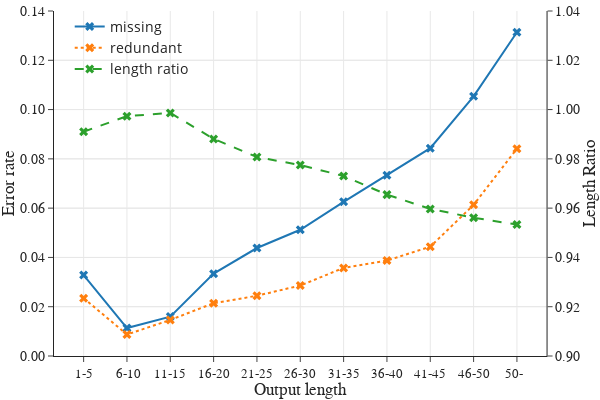
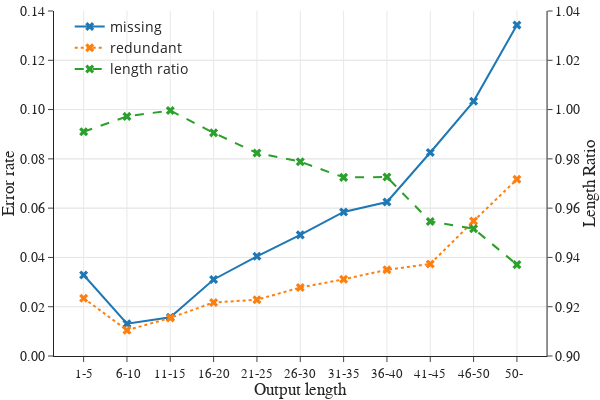
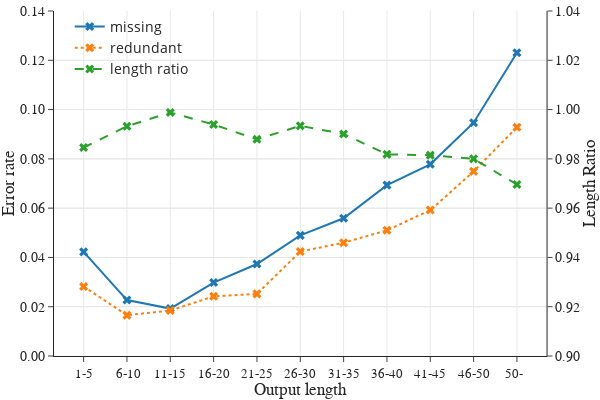
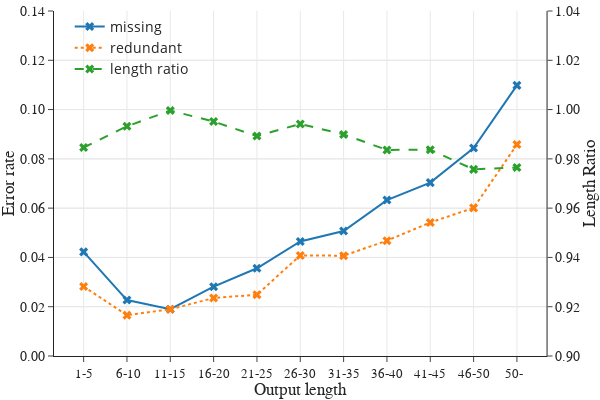

Notebook code for these charts, in order:
### Code cell
key = "Data_{}-Mode_base-Beam_{}-Split_test"
x = [' 1-5 ', ' 6-10', '11-15', '16-20', '21-25', '26-30', '31-35', '36-40', '41-45', '46-50', '50-  ']
for model in ["rand", "bart"]:
    for beam in [5, 512]:
        fig = make_subplots(specs=[[{"secondary_y": True}]])
        examples = examiner.experiments[key.format(model, beam)].cache['test-examples']
        preds = [e["D"] for e in examples]
        refs = [e["T"] if "T" in e else " ".join(e["C"]) for e in examples]
        ratio = compute_len_ratio(preds, refs)
        extra, miss = compute_extra_miss(preds, refs)
        print("{}, {}: miss {}\%, extra {}\%, ratio {}.".format(model, beam, round(miss*100, 2), round(extra*100, 2), round(ratio, 3)) )
        extras, misses, ratio = get_l2metrics(examples)

        fig.add_trace(go.Scatter(x=x, y=misses, name="missing".format(beam), line=dict(color=colors[0]), marker_symbol=markers[1], marker_size=8))
        fig.add_trace(go.Scatter(x=x, y=extras, name="redundant".format(beam), line=dict(color=colors[1], dash='dot'), marker_symbol=markers[1], marker_size=8))
        fig.add_trace(go.Scatter(x=x, y=ratio, name="length ratio".format(beam), line=dict(color=colors[2], dash='dash'), marker_symbol=markers[1], marker_size=8, yaxis="y2"))

        fig.update_layout(font_size=14)
        fig.update_layout(xaxis=dict(title=dict(text='Output length', standoff=3, font_family="Serif"), showgrid=True, showline=True, tickfont=dict(size=13, family="Serif")),
                          yaxis=dict(title=dict(text='Error rate', standoff=3, font_family="Serif"), tickfont=dict(family="Serif"), tickformat=".2f", showgrid=True, showline=True, range=[0, 0.14]),
                          yaxis2=dict(title=dict(text='Length Ratio', standoff=3, font_family="Serif"), tickfont=dict(family="Serif"), tickformat=".2f", showgrid=True, showline=True, range=[0.90, 1.04], anchor="x", overlaying="y", side="right")
                          )

        fig.update_layout(legend=dict(yanchor="top", xanchor="left", y=1, x=0.03, bgcolor='rgba(0,0,0,0)'))
        fig.update_layout(template="simple_white", width=600, height=400, margin=dict(l=5, r=5, t=5, b=5))
        fig.show()
        # fig.write_image(os.path.join(output, "unconstrained_{}_beam{}.pdf".format(model, beam)))

### Figure 1 — Plotly figure (JSON) as saved in the notebook; plotly's stock layout.template omitted (floating-point values rounded to 4 significant figures)
{"data": [{"line": {"color": "#1f77b4"}, "marker": {"size": 8, "symbol": 4}, "name": "missing", "x": [" 1-5 ", " 6-10", "11-15", "16-20", "21-25", "26-30", "31-35", "36-40", "41-45", "46-50", "50-  "], "y": [0.03286, 0.01134, 0.01598, 0.03342, 0.04382, 0.05124, 0.06256, 0.07338, 0.08433, 0.1054, 0.1314], "type": "scatter"}, {"line": {"color": "#ff7f0e", "dash": "dot"}, "marker": {"size": 8, "symbol": 4}, "name": "redundant", "x": [" 1-5 ", " 6-10", "11-15", "16-20", "21-25", "26-30", "31-35", "36-40", "41-45", "46-50", "50-  "], "y": [0.02347, 0.008726, 0.01463, 0.02144, 0.02445, 0.0286, 0.03575, 0.03871, 0.04435, 0.06134, 0.08413], "type": "scatter"}, {"line": {"color": "#2ca02c", "dash": "dash"}, "marker": {"size": 8, "symbol": 4}, "name": "length ratio", "x": [" 1-5 ", " 6-10", "11-15", "16-20", "21-25", "26-30", "31-35", "36-40", "41-45", "46-50", "50-  "], "y": [0.991, 0.9973, 0.9986, 0.9881, 0.9807, 0.9775, 0.973, 0.9655, 0.9597, 0.9561, 0.9533], "yaxis": "y2", "type": "scatter"}], "layout": {"xaxis": {"anchor": "y", "domain": [0.0, 0.94], "title": {"font": {"family": "Serif"}, "text": "Output length", "standoff": 3}, "tickfont": {"size": 13, "family": "Serif"}, "showgrid": true, "showline": true}, "yaxis": {"anchor": "x", "domain": [0.0, 1.0], "title": {"font": {"family": "Serif"}, "text": "Error rate", "standoff": 3}, "tickfont": {"family": "Serif"}, "tickformat": ".2f", "showgrid": true, "showline": true, "range": [0, 0.14]}, "yaxis2": {"anchor": "x", "overlaying": "y", "side": "right", "title": {"font": {"family": "Serif"}, "text": "Length Ratio", "standoff": 3}, "tickfont": {"family": "Serif"}, "tickformat": ".2f", "showgrid": true, "showline": true, "range": [0.9, 1.04]}, "font": {"size": 14}, "legend": {"yanchor": "top", "xanchor": "left", "y": 1, "x": 0.03, "bgcolor": "rgba(0,0,0,0)"}, "margin": {"l": 5, "r": 5, "t": 5, "b": 5}, "width": 600, "height": 400}}

### Figure 2 — Plotly figure (JSON) as saved in the notebook; plotly's stock layout.template omitted (floating-point values rounded to 4 significant figures)
{"data": [{"line": {"color": "#1f77b4"}, "marker": {"size": 8, "symbol": 4}, "name": "missing", "x": [" 1-5 ", " 6-10", "11-15", "16-20", "21-25", "26-30", "31-35", "36-40", "41-45", "46-50", "50-  "], "y": [0.03286, 0.01309, 0.01571, 0.03105, 0.04046, 0.04915, 0.05847, 0.0625, 0.08259, 0.1033, 0.1343], "type": "scatter"}, {"line": {"color": "#ff7f0e", "dash": "dot"}, "marker": {"size": 8, "symbol": 4}, "name": "redundant", "x": [" 1-5 ", " 6-10", "11-15", "16-20", "21-25", "26-30", "31-35", "36-40", "41-45", "46-50", "50-  "], "y": [0.02347, 0.01047, 0.01544, 0.02172, 0.02283, 0.0278, 0.03112, 0.03498, 0.03736, 0.05476, 0.07169], "type": "scatter"}, {"line": {"color": "#2ca02c", "dash": "dash"}, "marker": {"size": 8, "symbol": 4}, "name": "length ratio", "x": [" 1-5 ", " 6-10", "11-15", "16-20", "21-25", "26-30", "31-35", "36-40", "41-45", "46-50", "50-  "], "y": [0.991, 0.9972, 0.9996, 0.9906, 0.9824, 0.9789, 0.9725, 0.9726, 0.9546, 0.9517, 0.9371], "yaxis": "y2", "type": "scatter"}], "layout": {"xaxis": {"anchor": "y", "domain": [0.0, 0.94], "title": {"font": {"family": "Serif"}, "text": "Output length", "standoff": 3}, "tickfont": {"size": 13, "family": "Serif"}, "showgrid": true, "showline": true}, "yaxis": {"anchor": "x", "domain": [0.0, 1.0], "title": {"font": {"family": "Serif"}, "text": "Error rate", "standoff": 3}, "tickfont": {"family": "Serif"}, "tickformat": ".2f", "showgrid": true, "showline": true, "range": [0, 0.14]}, "yaxis2": {"anchor": "x", "overlaying": "y", "side": "right", "title": {"font": {"family": "Serif"}, "text": "Length Ratio", "standoff": 3}, "tickfont": {"family": "Serif"}, "tickformat": ".2f", "showgrid": true, "showline": true, "range": [0.9, 1.04]}, "font": {"size": 14}, "legend": {"yanchor": "top", "xanchor": "left", "y": 1, "x": 0.03, "bgcolor": "rgba(0,0,0,0)"}, "margin": {"l": 5, "r": 5, "t": 5, "b": 5}, "width": 600, "height": 400}}

### Figure 3 — Plotly figure (JSON) as saved in the notebook; plotly's stock layout.template omitted (floating-point values rounded to 4 significant figures)
{"data": [{"line": {"color": "#1f77b4"}, "marker": {"size": 8, "symbol": 4}, "name": "missing", "x": [" 1-5 ", " 6-10", "11-15", "16-20", "21-25", "26-30", "31-35", "36-40", "41-45", "46-50", "50-  "], "y": [0.04225, 0.02269, 0.01924, 0.0298, 0.03733, 0.04895, 0.05588, 0.06934, 0.07778, 0.09469, 0.1231], "type": "scatter"}, {"line": {"color": "#ff7f0e", "dash": "dot"}, "marker": {"size": 8, "symbol": 4}, "name": "redundant", "x": [" 1-5 ", " 6-10", "11-15", "16-20", "21-25", "26-30", "31-35", "36-40", "41-45", "46-50", "50-  "], "y": [0.02817, 0.01658, 0.01842, 0.02423, 0.02521, 0.0424, 0.04598, 0.051, 0.05921, 0.07493, 0.09283], "type": "scatter"}, {"line": {"color": "#2ca02c", "dash": "dash"}, "marker": {"size": 8, "symbol": 4}, "name": "length ratio", "x": [" 1-5 ", " 6-10", "11-15", "16-20", "21-25", "26-30", "31-35", "36-40", "41-45", "46-50", "50-  "], "y": [0.9846, 0.9932, 0.9988, 0.9939, 0.9879, 0.9934, 0.9901, 0.9818, 0.9815, 0.98, 0.9696], "yaxis": "y2", "type": "scatter"}], "layout": {"xaxis": {"anchor": "y", "domain": [0.0, 0.94], "title": {"font": {"family": "Serif"}, "text": "Output length", "standoff": 3}, "tickfont": {"size": 13, "family": "Serif"}, "showgrid": true, "showline": true}, "yaxis": {"anchor": "x", "domain": [0.0, 1.0], "title": {"font": {"family": "Serif"}, "text": "Error rate", "standoff": 3}, "tickfont": {"family": "Serif"}, "tickformat": ".2f", "showgrid": true, "showline": true, "range": [0, 0.14]}, "yaxis2": {"anchor": "x", "overlaying": "y", "side": "right", "title": {"font": {"family": "Serif"}, "text": "Length Ratio", "standoff": 3}, "tickfont": {"family": "Serif"}, "tickformat": ".2f", "showgrid": true, "showline": true, "range": [0.9, 1.04]}, "font": {"size": 14}, "legend": {"yanchor": "top", "xanchor": "left", "y": 1, "x": 0.03, "bgcolor": "rgba(0,0,0,0)"}, "margin": {"l": 5, "r": 5, "t": 5, "b": 5}, "width": 600, "height": 400}}

### Figure 4 — Plotly figure (JSON) as saved in the notebook; plotly's stock layout.template omitted (floating-point values rounded to 4 significant figures)
{"data": [{"line": {"color": "#1f77b4"}, "marker": {"size": 8, "symbol": 4}, "name": "missing", "x": [" 1-5 ", " 6-10", "11-15", "16-20", "21-25", "26-30", "31-35", "36-40", "41-45", "46-50", "50-  "], "y": [0.04225, 0.02269, 0.01897, 0.02813, 0.03559, 0.04647, 0.05072, 0.06328, 0.07035, 0.0844, 0.1098], "type": "scatter"}, {"line": {"color": "#ff7f0e", "dash": "dot"}, "marker": {"size": 8, "symbol": 4}, "name": "redundant", "x": [" 1-5 ", " 6-10", "11-15", "16-20", "21-25", "26-30", "31-35", "36-40", "41-45", "46-50", "50-  "], "y": [0.02817, 0.01658, 0.01897, 0.02353, 0.02488, 0.04081, 0.0407, 0.0468, 0.05418, 0.06011, 0.08579], "type": "scatter"}, {"line": {"color": "#2ca02c", "dash": "dash"}, "marker": {"size": 8, "symbol": 4}, "name": "length ratio", "x": [" 1-5 ", " 6-10", "11-15", "16-20", "21-25", "26-30", "31-35", "36-40", "41-45", "46-50", "50-  "], "y": [0.9846, 0.9932, 0.9996, 0.9951, 0.9892, 0.9942, 0.9899, 0.9836, 0.9837, 0.9757, 0.9765], "yaxis": "y2", "type": "scatter"}], "layout": {"xaxis": {"anchor": "y", "domain": [0.0, 0.94], "title": {"font": {"family": "Serif"}, "text": "Output length", "standoff": 3}, "tickfont": {"size": 13, "family": "Serif"}, "showgrid": true, "showline": true}, "yaxis": {"anchor": "x", "domain": [0.0, 1.0], "title": {"font": {"family": "Serif"}, "text": "Error rate", "standoff": 3}, "tickfont": {"family": "Serif"}, "tickformat": ".2f", "showgrid": true, "showline": true, "range": [0, 0.14]}, "yaxis2": {"anchor": "x", "overlaying": "y", "side": "right", "title": {"font": {"family": "Serif"}, "text": "Length Ratio", "standoff": 3}, "tickfont": {"family": "Serif"}, "tickformat": ".2f", "showgrid": true, "showline": true, "range": [0.9, 1.04]}, "font": {"size": 14}, "legend": {"yanchor": "top", "xanchor": "left", "y": 1, "x": 0.03, "bgcolor": "rgba(0,0,0,0)"}, "margin": {"l": 5, "r": 5, "t": 5, "b": 5}, "width": 600, "height": 400}}
